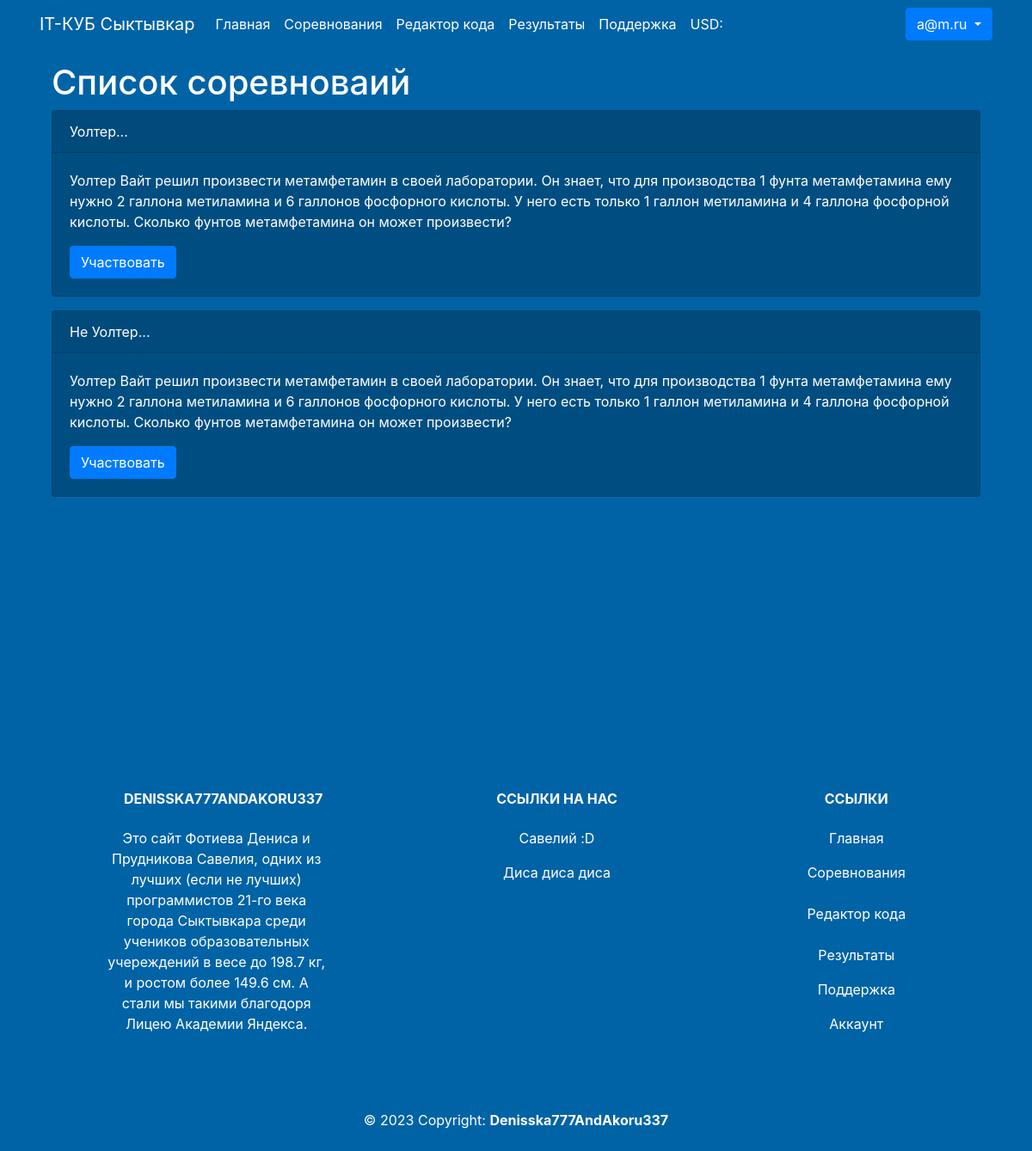
Page /contests (signed in) on the committed database.
### data/users.py (models this page shows, shortened)
class User(SqlAlchemyBase, UserMixin):
    __tablename__ = 'users'
    id = sqlalchemy.Column(sqlalchemy.Integer,
                           primary_key=True, autoincrement=True)
    login = sqlalchemy.Column(sqlalchemy.String, nullable=False)
    firstname = sqlalchemy.Column(sqlalchemy.String, nullable=False)
    surname = sqlalchemy.Column(sqlalchemy.String, nullable=False)
    patronymic = sqlalchemy.Column(sqlalchemy.String, nullable=False)
    job_title = sqlalchemy.Column(sqlalchemy.String, nullable=False)
    email = sqlalchemy.Column(sqlalchemy.String,
                              index=True, unique=True, nullable=False)
    hashed_password = sqlalchemy.Column(sqlalchemy.String, nullable=False)
    count_contests = sqlalchemy.Column(sqlalchemy.Integer, nullable=False, default=0)
    count_wins = sqlalchemy.Column(sqlalchemy.Integer, nullable=False, default=0)
    avatar = sqlalchemy.Column(sqlalchemy.String, nullable=True)
    created_date = sqlalchemy.Column(sqlalchemy.DateTime,
                                     default=datetime.now)

### data/contests.py (models this page shows)
class Contest(SqlAlchemyBase):
    __tablename__ = "contests"
    id = sqlalchemy.Column(sqlalchemy.Integer,
                           primary_key=True, autoincrement=True)
    title = sqlalchemy.Column(sqlalchemy.String, nullable=False, unique=True)
    description = sqlalchemy.Column(sqlalchemy.String, nullable=False)

### main.py (the view)
@app.route("/contests")
@login_required
def contests():
    db_sess = db_session.create_session()
    contests_list = db_sess.query(Contest).all()
    return render_template('contests.html', contests=contests_list)

### data/db_session.py (called while the page is built)
def create_session() -> Session:
    global __factory
    return __factory()

### main.py (called while the page is built)
@login_manager.user_loader
def load_user(user_id):
    db_sess = db_session.create_session()
    return db_sess.query(User).get(user_id)

### templates/contests.html
{% extends "base.html" %} {% block content %}
<div class="container-fluid code-container mt-3 text-white">
    <h1>Список соревноваий</h1>
    {% for contest in contests %}
    <div class="card card-background mb-3">
        <div class="card-header text-white">{{ contest.title }}</div>
        <div class="card-body text-white">
            <p class="card-text">{{ contest.description }}</p>
            <a href="/contests/{{ contest.id }}" class="btn btn-primary">Участвовать</a>
        </div>
    </div>
    {% endfor %}
</div>
{% endblock %}

### templates/base.html (shortened to what this page needs)
<!DOCTYPE html>
<html lang="ru">
<head>
    <link
            rel="stylesheet"
            href="https://stackpath.bootstrapcdn.com/bootstrap/4.4.1/css/bootstrap.min.css"
    />
    <link
            href="https://cdn.jsdelivr.net/npm/bootstrap@5.3.0-alpha3/dist/css/bootstrap.min.css"
            rel="stylesheet"
    />
    <link
            rel="stylesheet"
            href="https://stackpath.bootstrapcdn.com/bootstrap/4.4.1/css/bootstrap.min.css"
    />
    <link
            rel="stylesheet"
            href="https://stackpath.bootstrapcdn.com/bootstrap/4.4.1/css/bootstrap.min.css"
    />
    <link rel="stylesheet" href="../static/css/style.css"/>
</head>
<body class="navbar-background">
<header class="container-fluid navbar-background">
    <nav class="navbar navbar-expand-lg navbar-background">
        <div class="container-fluid">
            <a class="navbar-brand text-white" href="../../main">IT-КУБ Сыктывкар</a>
            <div
                    class="collapse navbar-collapse justify-content-between"
                    id="navbarSupportedContent"
            >
                <ul class="navbar-nav me-auto mb-2 mb-lg-0">
                    <li class="nav-item">
                        <a
                                class="nav-link active text-white"
                                aria-current="page"
                                href="../../main"
                        >Главная</a
                        >
                    </li>
                    <li class="nav-item">
                        <a class="nav-link text-white" href="../../contests">Соревнования</a>
                    </li>
                    {% if current_user.job_title == "teacher" %}
                    <li>
                        <a class="nav-link text-white" href="../../contests/add">Мои конкурсы</a>
                    </li>
                    {% else %}
                    <li>
                        <a class="nav-link text-white" href="../../code">Редактор кода</a>
                    </li>
                    {% endif %}
                    <li class="nav-item">
                        <a class="nav-link text-white" href="../../results">Результаты</a>
                    </li>
                    <li class="nav-item">
                        <a class="nav-link text-white" href="../../help">Поддержка</a>
                    </li>
                    <li>
                        <a class="nav-link disabled text-white">
                            USD: {{ rate }}
                        </a>
                    </li>
                </ul>
                <div>
                    {% if current_user.is_authenticated %}
                    <div class="btn-group dropdown-center">
                        <button type="button" class="btn btn-primary dropdown-toggle"
                                data-bs-toggle="dropdown"
                                aria-expanded="false">
                            {{ current_user.login }}
                        </button>
                    </div>
                    {% else %}
                    <a class="btn btn-primary" href="../../login">Войти</a>
                    <a class="btn btn-primary" href="../../register">Регистрация</a>
                    {% endif %}
                </div>
            </div>
        </div>
    </nav>
</header>
<main role="main" class="container">
    {% block content %} {% endblock %}
</main>
<footer class="text-center text-lg-start navbar-background text-muted">
    <section
            class="d-flex justify-content-center justify-content-lg-between p-4"
    >
        <div class="container text-center text-md-start mt-5 text-white">
            <div class="row mt-3">
                <div class="col-md-3 col-lg-4 col-xl-3 mx-auto mb-4">
                    <h6 class="text-uppercase fw-bold mb-4">
                        Denisska777AndAkoru337
                    </h6>
                    <p>Это сайт Фотиева Дениса и Прудникова Савелия, одних из лучших (если не лучших)
                        программистов 21-го века города Сыктывкара среди учеников образовательных
                        учереждений в весе до
                        198.7 кг, и ростом более 149.6 см. А стали мы такими благодоря Лицею Академии
                        Яндекса. </p>
                </div>
                <div class="col-md-2 col-lg-2 col-xl-2 mx-auto mb-4">
                    <h6 class="text-uppercase fw-bold mb-4">Ссылки на нас</h6>
                    <p>
                        <a href="https://akoru.works/" class="text-reset">Савелий :D</a>
                    </p>
                    <p>
                        <a href="#!" class="text-reset">Диса диса диса</a>
                    </p>
                </div>
                <div class="col-md-3 col-lg-2 col-xl-2 mx-auto mb-4">
                    <h6 class="text-uppercase fw-bold mb-4">Ссылки</h6>
                    <p>
                        <a href="../../main" class="text-reset">Главная</a>
                    </p>
                    <p>
                        <a href="../../contests" class="text-reset">Соревнования</a>
                    </p>
                    {% if current_user.job_title == "teacher" %}
                    <p>
                        <a class="nav-link text-white" href="../../contests/add">Мои конкурсы</a>
                    </p>
                    {% else %}
                    <p>
                        <a class="nav-link text-white" href="../../code">Редактор кода</a>
                    </p>
                    {% endif %}
                    <p>
                        <a href="/results" class="text-reset">Результаты</a>
                    </p>
                    <p>
                        <a href="/help" class="text-reset">Поддержка</a>
                    </p>
                    <p>
                        {% if current_user.is_authenticated %}
                        <a class="text-reset text-white" href="../../account/{{ current_user.id }}">Аккаунт</a>
                        {% endif %}
                    </p>
                </div>
            </div>
        </div>
    </section>
    <div class="text-center p-4 text-white">
        © 2023 Copyright:
        <a class="text-reset fw-bold" href="#">Denisska777AndAkoru337</a>
    </div>
</footer>
</body>
</html>

### static/css/style.css (style rules this page uses)
.navbar-background { background-color: #0063a6; }
.card-background { background-color: #004e81; }
html, body, .code-container { height: 95vh; }

### rows in the picture
User: login "a@m.ru"
Contest: title "Уолтер...", description "Уолтер Вайт решил произвести метамфетамин в своей лаборатории. Он знает, что для производства 1 фунта метамфетамина ему нужно 2 галлона метиламина и 6 галлонов фосфорного кислоты. У него есть только 1 галлон метиламина и 4 галлона фосфорной кислоты. Сколько фунтов метамфетамина он может произвести?"
Contest: title "Не Уолтер...", description "Уолтер Вайт решил произвести метамфетамин в своей лаборатории. Он знает, что для производства 1 фунта метамфетамина ему нужно 2 галлона метиламина и 6 галлонов фосфорного кислоты. У него есть только 1 галлон метиламина и 4 галлона фосфорной кислоты. Сколько фунтов метамфетамина он может произвести?"
